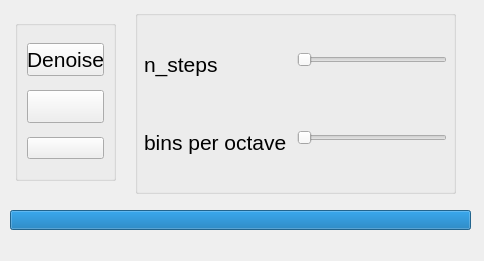
<?xml version="1.0" encoding="UTF-8"?>
<ui version="4.0">
 <class>VoiceChanger</class>
 <widget class="QWidget" name="VoiceChanger">
  <property name="geometry">
   <rect>
    <x>0</x>
    <y>0</y>
    <width>484</width>
    <height>261</height>
   </rect>
  </property>
  <property name="windowTitle">
   <string>Form</string>
  </property>
  <widget class="QGroupBox" name="verticalGroupBox">
   <property name="geometry">
    <rect>
     <x>15</x>
     <y>20</y>
     <width>101</width>
     <height>161</height>
    </rect>
   </property>
   <layout class="QVBoxLayout" name="ControlBtns">
    <item>
     <widget class="QPushButton" name="denoise_btn">
      <property name="enabled">
       <bool>true</bool>
      </property>
      <property name="font">
       <font>
        <pointsize>16</pointsize>
       </font>
      </property>
      <property name="text">
       <string>Denoise</string>
      </property>
      <property name="checkable">
       <bool>false</bool>
      </property>
     </widget>
    </item>
    <item>
     <widget class="QPushButton" name="voice_change_btn">
      <property name="enabled">
       <bool>true</bool>
      </property>
      <property name="font">
       <font>
        <pointsize>16</pointsize>
       </font>
      </property>
      <property name="text">
       <string/>
      </property>
      <property name="icon">
       <iconset>
        <normaloff>../media/micOff.png</normaloff>../media/micOff.png</iconset>
      </property>
      <property name="iconSize">
       <size>
        <width>24</width>
        <height>24</height>
       </size>
      </property>
     </widget>
    </item>
    <item>
     <widget class="QPushButton" name="mute_btn">
      <property name="text">
       <string/>
      </property>
      <property name="icon">
       <iconset>
        <normaloff>../media/off-air btn.jpg</normaloff>../media/off-air btn.jpg</iconset>
      </property>
      <property name="iconSize">
       <size>
        <width>24</width>
        <height>24</height>
       </size>
      </property>
     </widget>
    </item>
   </layout>
  </widget>
  <widget class="QGroupBox" name="formGroupBox">
   <property name="geometry">
    <rect>
     <x>135</x>
     <y>10</y>
     <width>321</width>
     <height>184</height>
    </rect>
   </property>
   <layout class="QFormLayout" name="VoiceChangeSliders">
    <property name="sizeConstraint">
     <enum>QLayout::SetDefaultConstraint</enum>
    </property>
    <property name="fieldGrowthPolicy">
     <enum>QFormLayout::AllNonFixedFieldsGrow</enum>
    </property>
    <property name="labelAlignment">
     <set>Qt::AlignJustify|Qt::AlignVCenter</set>
    </property>
    <property name="formAlignment">
     <set>Qt::AlignLeading|Qt::AlignLeft|Qt::AlignVCenter</set>
    </property>
    <property name="horizontalSpacing">
     <number>10</number>
    </property>
    <property name="verticalSpacing">
     <number>53</number>
    </property>
    <property name="leftMargin">
     <number>6</number>
    </property>
    <property name="topMargin">
     <number>6</number>
    </property>
    <property name="rightMargin">
     <number>6</number>
    </property>
    <property name="bottomMargin">
     <number>6</number>
    </property>
    <item row="0" column="1">
     <widget class="QSlider" name="n_steps_slider">
      <property name="layoutDirection">
       <enum>Qt::LeftToRight</enum>
      </property>
      <property name="orientation">
       <enum>Qt::Horizontal</enum>
      </property>
      <property name="invertedControls">
       <bool>false</bool>
      </property>
     </widget>
    </item>
    <item row="1" column="0">
     <widget class="QLabel" name="octave_label">
      <property name="font">
       <font>
        <pointsize>16</pointsize>
       </font>
      </property>
      <property name="text">
       <string>bins per octave</string>
      </property>
     </widget>
    </item>
    <item row="1" column="1">
     <widget class="QSlider" name="octave_slider">
      <property name="layoutDirection">
       <enum>Qt::LeftToRight</enum>
      </property>
      <property name="orientation">
       <enum>Qt::Horizontal</enum>
      </property>
      <property name="invertedControls">
       <bool>false</bool>
      </property>
     </widget>
    </item>
    <item row="0" column="0">
     <widget class="QLabel" name="n_steps_label">
      <property name="font">
       <font>
        <pointsize>16</pointsize>
       </font>
      </property>
      <property name="text">
       <string>n_steps</string>
      </property>
     </widget>
    </item>
   </layout>
  </widget>
  <widget class="QProgressBar" name="audio_intensity">
   <property name="geometry">
    <rect>
     <x>10</x>
     <y>210</y>
     <width>461</width>
     <height>20</height>
    </rect>
   </property>
   <property name="value">
    <number>100</number>
   </property>
   <property name="format">
    <string/>
   </property>
  </widget>
 </widget>
 <resources/>
 <connections/>
</ui>
